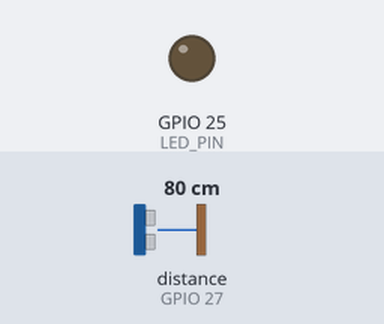
This sketch was run on a simulated ESP32. On the bench: output pins drawn as LEDs (lit = HIGH). Wiring (inferred from the names in the program): ultrasonic range finder: trigger GPIO 26; echo GPIO 27. Inputs (shaded band) come from the test bench; at power-on: distance to the obstacle (sensor on GPIO 27) 80 cm. The echo pulse lasts 58.3 µs per cm; WiFi joins after 1.5 s; servers stay silent unless stated; no MQTT or app messages arrive unless stated; pins used as bus, display or sensor lines are not drawn; what the sketch prints to the serial monitor is not drawn.

Above: at 0.1 s.
At 1.6 s:
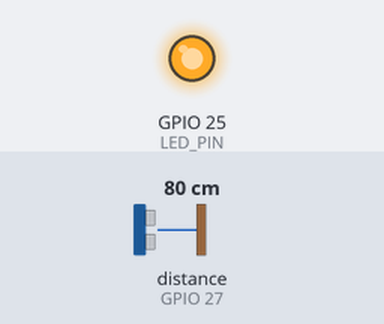
Timing chart, 0 to 3.1 s (numbered marks = the images above):
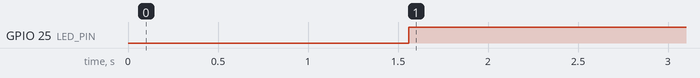

The sketch:

SistemSensorFix.ino
```cpp
#include <WiFi.h>
#include <PubSubClient.h>
#include <ArduinoJson.h>

const char* ssid = "********";
const char* password = "***********";

// MQTT Configuration
const char* mqtt_server = "test.mosquitto.org";
const int   mqtt_port   = 1883;
const char* client_id   = "SkripsiFuji_BlindSpot_002";

// MQTT Topics (Hanya untuk mengirim data)
const char* topic_distance      = "SkripsiFuji/blindspot/sensor/distance";
const char* topic_sensor_status = "SkripsiFuji/blindspot/sensor/status";
const char* topic_led_status    = "SkripsiFuji/blindspot/led_status";

// Pin Configuration
#define TRIG_PIN  26
#define ECHO_PIN  27
#define LED_PIN   25

// Threshold
#define LED_TRIGGER_DISTANCE 450 // Trigger LED if distance is <= 450 cm

// Global State Variables
WiFiClient espClient;
PubSubClient mqtt_client(espClient);
bool led_state = false;
bool sensor_error = false;
unsigned long measurement_count = 0;
unsigned long error_count = 0;

// Function Prototypes
void connectWiFi();
void connectMQTT();
void publishDistance(float distance);
void publishStatus(const char* status, const char* message);
void publishLedStatus(bool state);
float readDistance();

// ===== Helper Functions =====

/**
 * @brief Reads the distance from the ultrasonic sensor.
 * @return The distance in centimeters. Returns -1.0 if there's a timeout.
 */
float readDistance() {
  digitalWrite(TRIG_PIN, LOW);
  delayMicroseconds(2);
  digitalWrite(TRIG_PIN, HIGH);
  delayMicroseconds(10);
  digitalWrite(TRIG_PIN, LOW);
  long duration = pulseIn(ECHO_PIN, HIGH, 30000);
  if (duration == 0) {
    sensor_error = true;
    error_count++;
    return -1.0;
  }
  return (duration * 0.0343) / 2;
}

// ===== MQTT =====

// Tidak ada fungsi onMqttMessage() karena tidak ada perintah masuk
void connectMQTT() {
  mqtt_client.setServer(mqtt_server, mqtt_port);
  // mqtt_client.setCallback() dihapus karena tidak ada pesan masuk
  while (!mqtt_client.connected()) {
    Serial.print("📡 Connecting to MQTT broker: ");
    Serial.println(mqtt_server);
    if (mqtt_client.connect(client_id)) {
      Serial.println("✅ MQTT connected successfully!");
      // mqtt_client.subscribe() dihapus karena tidak ada topik untuk di-subscribe
    } else {
      Serial.print("❌ MQTT connect failed, rc=");
      Serial.print(mqtt_client.state());
      Serial.println(" retry in 5s");
      delay(5000);
    }
  }
}

void publishDistance(float distance) {
  StaticJsonDocument<300> distanceDoc;
  distanceDoc["device_id"] = client_id;
  distanceDoc["timestamp"] = millis();
  distanceDoc["distance_cm"] = distance;
  distanceDoc["distance_m"]  = distance / 100.0;
  distanceDoc["sensor_type"] = "JSN-SR04T";
  distanceDoc["quality"]     = sensor_error ? "poor" : "good";
  distanceDoc["measurement_count"] = measurement_count;
  distanceDoc["error_count"] = error_count;
  distanceDoc["warning_led"] = (distance < LED_TRIGGER_DISTANCE);
  char distanceBuffer[300];
  serializeJson(distanceDoc, distanceBuffer);
  if (mqtt_client.publish(topic_distance, distanceBuffer)) {
    Serial.printf("📏 Distance published: %.2f cm\n", distance);
  } else {
    Serial.println("❌ Failed to publish distance data");
  }
}

void publishStatus(const char* status, const char* message) {
  StaticJsonDocument<400> statusDoc;
  statusDoc["device_id"] = client_id;
  statusDoc["timestamp"] = millis();
  statusDoc["status"] = status;
  statusDoc["message"] = message;
  statusDoc["wifi_rssi"] = WiFi.RSSI();
  statusDoc["free_heap"] = ESP.getFreeHeap();
  statusDoc["uptime_ms"] = millis();
  statusDoc["measurement_count"] = measurement_count;
  statusDoc["error_count"] = error_count;
  statusDoc["error_rate"] = measurement_count > 0 ? (float)error_count / measurement_count : 0.0;
  char statusBuffer[400];
  serializeJson(statusDoc, statusBuffer);
  mqtt_client.publish(topic_sensor_status, statusBuffer, true);
  Serial.println("📊 Status published");
}

void publishLedStatus(bool state) {
  StaticJsonDocument<100> ledStatusDoc;
  ledStatusDoc["device_id"] = client_id;
  ledStatusDoc["timestamp"] = millis();
  ledStatusDoc["led_status"] = state ? "ON" : "OFF";
  char ledStatusBuffer[100];
  serializeJson(ledStatusDoc, ledStatusBuffer);
  if (mqtt_client.publish(topic_led_status, ledStatusBuffer)) {
    Serial.printf("💡 LED status published: %s\n", state ? "ON" : "OFF");
  } else {
    Serial.println("❌ Failed to publish LED status.");
  }
}

void connectWiFi() {
  Serial.print("🔌 Connecting to WiFi: ");
  Serial.println(ssid);
  WiFi.begin(ssid, password);
  WiFi.setSleep(false);
  while (WiFi.status() != WL_CONNECTED) {
    delay(500);
    Serial.print(".");
  }
  Serial.println("\n✅ WiFi connected successfully!");
}

// ===== Arduino Core =====
void setup() {
  Serial.begin(115200);
  pinMode(TRIG_PIN, OUTPUT);
  pinMode(ECHO_PIN, INPUT);
  pinMode(LED_PIN, OUTPUT);
  digitalWrite(LED_PIN, LOW);
  connectWiFi();
  connectMQTT();
}

void loop() {
  if (!mqtt_client.connected()) {
    connectMQTT();
  }
  // mqtt_client.loop() tidak diperlukan karena tidak ada pesan masuk
  float distance = readDistance();
  if (distance > 0) {
    measurement_count++;
    sensor_error = false;
    Serial.printf("Jarak sensor terbaca: %.2f cm\n", distance);
    publishDistance(distance);

    bool previousLedState = led_state;
    if (distance <= LED_TRIGGER_DISTANCE) {
      digitalWrite(LED_PIN, HIGH);
      led_state = true;
    } else {
      digitalWrite(LED_PIN, LOW);
      led_state = false;
    }

    if (led_state != previousLedState) {
        publishLedStatus(led_state);
    }
  } else {
    sensor_error = true;
    Serial.println("❌ Gagal membaca jarak dari sensor.");
    if (led_state) {
        digitalWrite(LED_PIN, LOW);
        led_state = false;
        publishLedStatus(false);
    }
  }
  static unsigned long lastStatusPublish = 0;
  if (millis() - lastStatusPublish > 60000) {
    publishStatus("OK", "Sensor and MQTT running");
    lastStatusPublish = millis();
  }
  delay(1000);
}
```

Measured:
- by itself, GPIO 25 (LED_PIN): LOW → HIGH at 1.6 s
